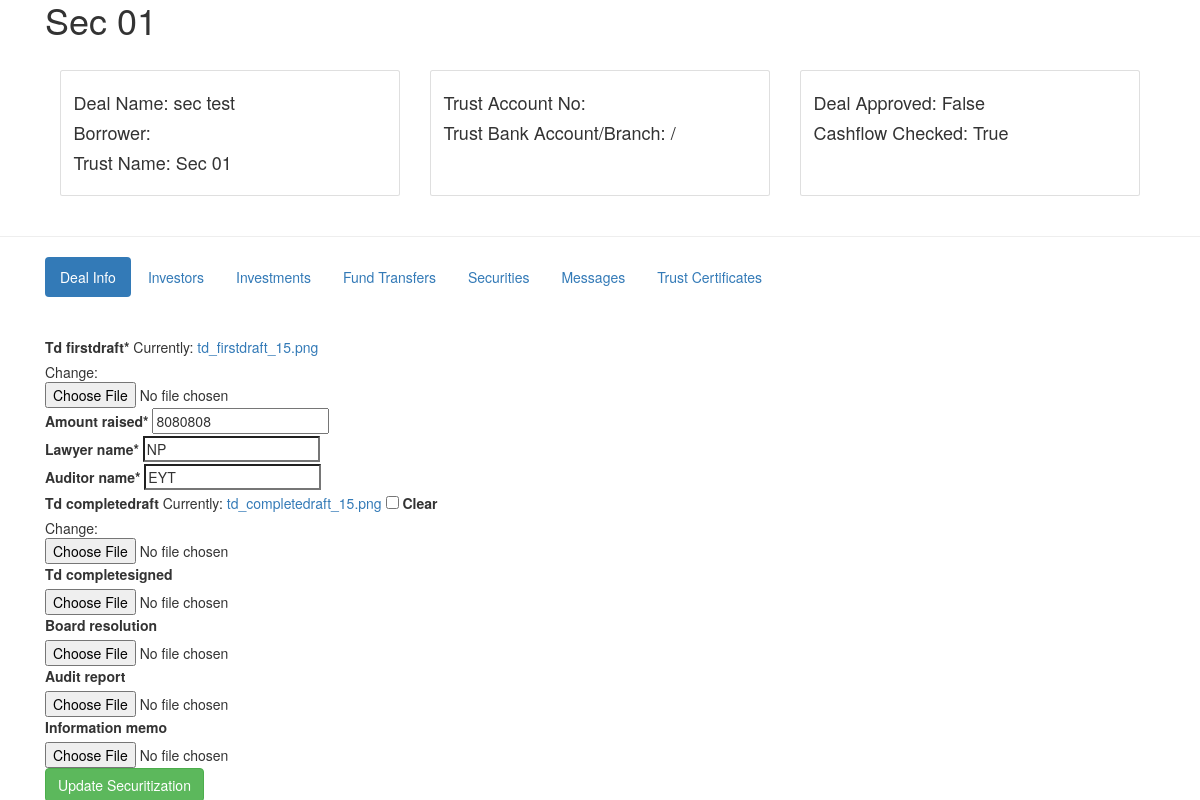
The page /update_securitization_arranger/15/ on the database as committed earlier.
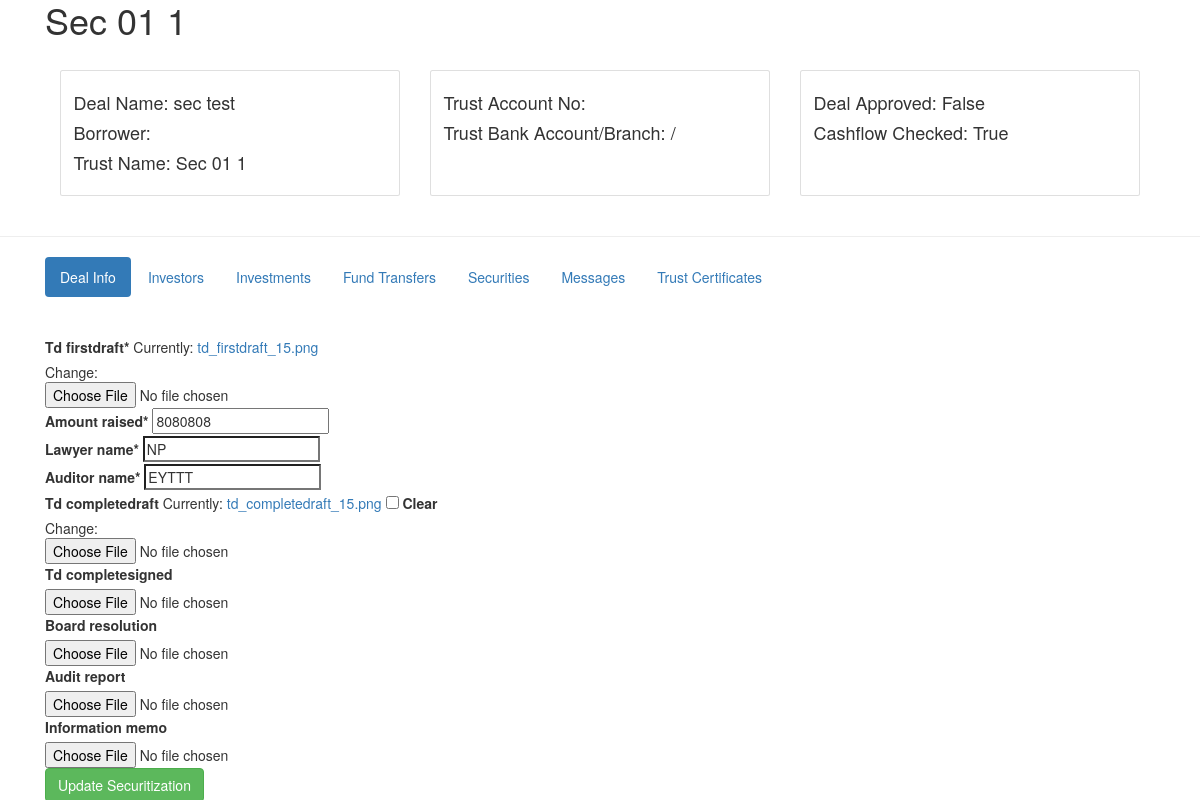
The same page on the database as committed later.
### trusteeapp/models.py (models this page shows, shortened)
class Securitization(models.Model):
    temp_name = models.CharField(max_length=200)
    borrower = models.ForeignKey(Borrower, on_delete=PROTECT)
    arranger_name  = models.CharField(max_length=200) # change this to ForeignKey later
    amount_raised = models.IntegerField()
    expected_sign_date = models.CharField(max_length=200,blank=True)
    td_firstdraft = models.FileField()
    trust_name = models.CharField(default="",max_length=200,blank=True)
    trust_bank_account_no = models.CharField(default="",max_length=200,blank=True)
    trust_bank_account_branch = models.CharField(default="",max_length=200,blank=True)
    trust_bank_account_bank = models.CharField(default="",max_length=200,blank=True)
    lawyer_name = models.CharField(max_length=200)
    auditor_name = models.CharField(max_length=200)
    trustee_approved = models.BooleanField(default=False)
    deal_signed = models.BooleanField(default=False)
    cashflow_checked = models.BooleanField(default=False)
    deal_signed_date = models.DateField(blank=True,null=True)
    td_completedraft = models.FileField(blank=True)
    td_completesigned = models.FileField(blank=True)
    board_resolution = models.FileField(blank=True)
    information_memo = models.FileField(blank=True)
    audit_report = models.FileField(blank=True)
    investor_schedule_file = models.FileField(blank=True)
    investments_file = models.FileField(blank=True)
    security_list_file = models.FileField(blank=True)
    trust_certificates = models.FileField(blank=True)

### trusteeapp/views.py (the view, shortened to what this page needs)
# urls.py: path("update_securitization_arranger/<int:id>/",views.update_securitization_arranger_view),
def update_securitization_arranger_view(request,id):
    sec = Securitization.objects.get(id=id)
    form = update_securitization_arranger_form(instance=sec)
    context = {"form":form,
                "securitization":sec,}
    return render(request,"trusteeapp/update_securitization_arranger.html",context)

### trusteeapp/forms.py
class update_securitization_arranger_form(forms.ModelForm):
    class Meta:
        model = Securitization
        fields = ('td_firstdraft','amount_raised','lawyer_name','auditor_name','td_completedraft','td_completesigned','board_resolution','audit_report','information_memo')

### trusteeapp/templates/trusteeapp/update_securitization_arranger.html (shortened to what this page needs)
{% extends "trusteeapp/base_arranger.html" %}
{% load crispy_forms_tags %}
{% block content %}
<div class="container"><h1>{% if securitization.trust_name %}{{securitization.trust_name}}{% else %}{{securitization.temp_name}}{% endif %}</h1>
    <br/>
    <div class="col-sm-4">
    <div class="card">
        <div class="card-body">
          <p class="card-text">
            <h4>Deal Name: {{securitization.temp_name}}</h4>
            <h4>Borrower: {{securitization.borrower_name}}</h4>
            <h4>Trust Name: {{securitization.trust_name}}</h4></p>
        </div>
    </div>
    </div>
    <div class="col-sm-4">
    <div class="card">
        <div class="card-body">
          <p class="card-text">
            <h4>Trust Account No: {{securitization.trust_bank_account_no}}</h4>
            <h4>Trust Bank Account/Branch: {{securitization.trust_bank_account_bank}}/{{securitization.trust_bank_account_branch}}</h4>
            <h4>&nbsp;</h4>
        </p>
        </div>
    </div>
    </div>
    <div class="col-sm-4">
        <div class="card">
            <div class="card-body">
              <p class="card-text">
                <h4>Deal Approved: {{securitization.trustee_approved}}</h4>
                <h4>Cashflow Checked: {{securitization.cashflow_checked}}</h4>
                <h4>&nbsp;</h4>
            </p>
            </div>
        </div>
    </div>
</div>
    <br/>
    <hr/>
<div id="exTab1" class="container">
    <ul  class="nav nav-pills">
        <li class="active"><a  href="#1a" data-toggle="tab">Deal Info</a></li>
        <li><a href="#2a" data-toggle="tab">Investors</a></li>
        <li><a href="#3a" data-toggle="tab">Investments</a></li>
        <li><a href="#4a" data-toggle="tab">Fund Transfers</a></li>
        <li><a href="#5a" data-toggle="tab">Securities</a></li>
        <li><a href="#6a" data-toggle="tab">Messages</a></li>
        <li><a href="#7a" data-toggle="tab">Trust Certificates</a></li>
    </ul>
    <div class="tab-content clearfix">
        <div class="tab-pane active" id="1a">
                    <br/><br/>
                    <form method="POST"  enctype="multipart/form-data" class="uniForm"> {% csrf_token %}
                        {{form|crispy}}
                        <button type="submit" name="save" class="btn btn-success">Update Securitization</button>
                    </form>
        </div>
    </div>
  </div>
{% endblock content %}

Rows that differ between the two databases and show on the page:
changed Securitization "sec test": trust_name "Sec 01" → "Sec 01 1"; auditor_name "EYT" → "EYTTT"
